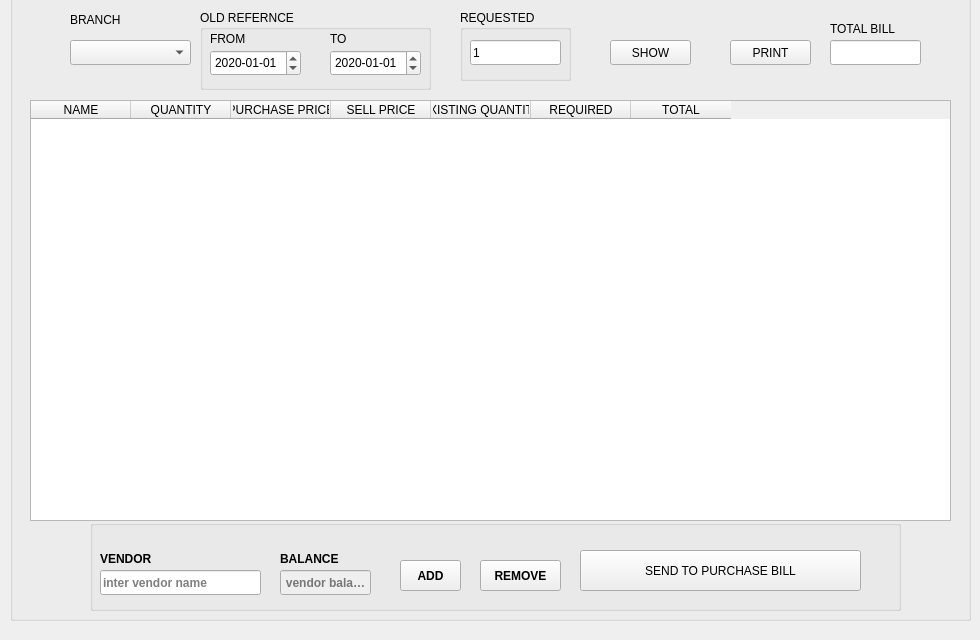
      <widget class="QWidget" name="tab_38">
       <attribute name="title">
        <string>AS SOLD</string>
       </attribute>
       <widget class="QGroupBox" name="groupBox_42">
        <property name="geometry">
         <rect>
          <x>10</x>
          <y>-10</y>
          <width>961</width>
          <height>631</height>
         </rect>
        </property>
        <property name="title">
         <string/>
        </property>
        <widget class="QPushButton" name="pushButton_101">
         <property name="geometry">
          <rect>
           <x>600</x>
           <y>50</y>
           <width>81</width>
           <height>25</height>
          </rect>
         </property>
         <property name="text">
          <string>SHOW</string>
         </property>
        </widget>
        <widget class="QComboBox" name="comboBox_46">
         <property name="geometry">
          <rect>
           <x>60</x>
           <y>50</y>
           <width>121</width>
           <height>25</height>
          </rect>
         </property>
        </widget>
        <widget class="QLabel" name="label_210">
         <property name="geometry">
          <rect>
           <x>60</x>
           <y>20</y>
           <width>111</width>
           <height>20</height>
          </rect>
         </property>
         <property name="text">
          <string>BRANCH</string>
         </property>
        </widget>
        <widget class="QTableWidget" name="tableWidget_24">
         <property name="geometry">
          <rect>
           <x>20</x>
           <y>110</y>
           <width>921</width>
           <height>421</height>
          </rect>
         </property>
         <column>
          <property name="text">
           <string>NAME</string>
          </property>
         </column>
         <column>
          <property name="text">
           <string>QUANTITY</string>
          </property>
         </column>
         <column>
          <property name="text">
           <string>PURCHASE PRICE</string>
          </property>
         </column>
         <column>
          <property name="text">
           <string>SELL PRICE</string>
          </property>
         </column>
         <column>
          <property name="text">
           <string>EXISTING QUANTITY</string>
          </property>
         </column>
         <column>
          <property name="text">
           <string>REQUIRED</string>
          </property>
         </column>
         <column>
          <property name="text">
           <string>TOTAL</string>
          </property>
         </column>
        </widget>
        <widget class="QGroupBox" name="groupBox_43">
         <property name="geometry">
          <rect>
           <x>190</x>
           <y>20</y>
           <width>231</width>
           <height>80</height>
          </rect>
         </property>
         <property name="title">
          <string>OLD REFERNCE</string>
         </property>
         <widget class="QDateEdit" name="dateEdit_13">
          <property name="geometry">
           <rect>
            <x>10</x>
            <y>40</y>
            <width>91</width>
            <height>26</height>
           </rect>
          </property>
          <property name="displayFormat">
           <string>yyyy-MM-dd</string>
          </property>
          <property name="date">
           <date>
            <year>2020</year>
            <month>1</month>
            <day>1</day>
           </date>
          </property>
         </widget>
         <widget class="QLabel" name="label_209">
          <property name="geometry">
           <rect>
            <x>10</x>
            <y>20</y>
            <width>67</width>
            <height>17</height>
           </rect>
          </property>
          <property name="text">
           <string>FROM</string>
          </property>
         </widget>
         <widget class="QDateEdit" name="dateEdit_34">
          <property name="geometry">
           <rect>
            <x>130</x>
            <y>40</y>
            <width>91</width>
            <height>26</height>
           </rect>
          </property>
          <property name="displayFormat">
           <string>yyyy-MM-dd</string>
          </property>
          <property name="date">
           <date>
            <year>2020</year>
            <month>1</month>
            <day>1</day>
           </date>
          </property>
         </widget>
         <widget class="QLabel" name="label_208">
          <property name="geometry">
           <rect>
            <x>130</x>
            <y>20</y>
            <width>67</width>
            <height>17</height>
           </rect>
          </property>
          <property name="text">
           <string>TO</string>
          </property>
         </widget>
        </widget>
        <widget class="QGroupBox" name="groupBox_44">
         <property name="geometry">
          <rect>
           <x>450</x>
           <y>20</y>
           <width>111</width>
           <height>71</height>
          </rect>
         </property>
         <property name="title">
          <string>REQUESTED </string>
         </property>
         <widget class="QLineEdit" name="lineEdit_126">
          <property name="geometry">
           <rect>
            <x>10</x>
            <y>30</y>
            <width>91</width>
            <height>25</height>
           </rect>
          </property>
          <property name="text">
           <string>1</string>
          </property>
         </widget>
        </widget>
        <widget class="QLineEdit" name="lineEdit_127">
         <property name="geometry">
          <rect>
           <x>820</x>
           <y>50</y>
           <width>91</width>
           <height>25</height>
          </rect>
         </property>
        </widget>
        <widget class="QLabel" name="label_211">
         <property name="geometry">
          <rect>
           <x>820</x>
           <y>30</y>
           <width>91</width>
           <height>17</height>
          </rect>
         </property>
         <property name="text">
          <string>TOTAL BILL</string>
         </property>
        </widget>
        <widget class="QGroupBox" name="groupBox_45">
         <property name="enabled">
          <bool>true</bool>
         </property>
         <property name="geometry">
          <rect>
           <x>80</x>
           <y>530</y>
           <width>811</width>
           <height>91</height>
          </rect>
         </property>
         <property name="title">
          <string/>
         </property>
         <widget class="QLineEdit" name="lineEdit_130">
          <property name="geometry">
           <rect>
            <x>10</x>
            <y>50</y>
            <width>161</width>
            <height>25</height>
           </rect>
          </property>
          <property name="font">
           <font>
            <weight>75</weight>
            <bold>true</bold>
           </font>
          </property>
          <property name="placeholderText">
           <string>inter vendor name</string>
          </property>
         </widget>
         <widget class="QLabel" name="label_214">
          <property name="geometry">
           <rect>
            <x>10</x>
            <y>30</y>
            <width>81</width>
            <height>17</height>
           </rect>
          </property>
          <property name="font">
           <font>
            <weight>75</weight>
            <bold>true</bold>
           </font>
          </property>
          <property name="text">
           <string>VENDOR</string>
          </property>
         </widget>
         <widget class="QLineEdit" name="lineEdit_131">
          <property name="enabled">
           <bool>false</bool>
          </property>
          <property name="geometry">
           <rect>
            <x>190</x>
            <y>50</y>
            <width>91</width>
            <height>25</height>
           </rect>
          </property>
          <property name="font">
           <font>
            <weight>75</weight>
            <bold>true</bold>
           </font>
          </property>
          <property name="alignment">
           <set>Qt::AlignCenter</set>
          </property>
          <property name="placeholderText">
           <string>vendor balance</string>
          </property>
         </widget>
         <widget class="QLabel" name="label_215">
          <property name="geometry">
           <rect>
            <x>190</x>
            <y>30</y>
            <width>81</width>
            <height>17</height>
           </rect>
          </property>
          <property name="font">
           <font>
            <weight>75</weight>
            <bold>true</bold>
           </font>
          </property>
          <property name="text">
           <string>BALANCE</string>
          </property>
         </widget>
         <widget class="QPushButton" name="pushButton_105">
          <property name="geometry">
           <rect>
            <x>310</x>
            <y>40</y>
            <width>61</width>
            <height>31</height>
           </rect>
          </property>
          <property name="font">
           <font>
            <weight>75</weight>
            <bold>true</bold>
           </font>
          </property>
          <property name="text">
           <string>ADD</string>
          </property>
         </widget>
         <widget class="QPushButton" name="pushButton_106">
          <property name="geometry">
           <rect>
            <x>390</x>
            <y>40</y>
            <width>81</width>
            <height>31</height>
           </rect>
          </property>
          <property name="font">
           <font>
            <weight>75</weight>
            <bold>true</bold>
           </font>
          </property>
          <property name="text">
           <string>REMOVE</string>
          </property>
         </widget>
         <widget class="QPushButton" name="pushButton_102">
          <property name="enabled">
           <bool>true</bool>
          </property>
          <property name="geometry">
           <rect>
            <x>490</x>
            <y>30</y>
            <width>281</width>
            <height>41</height>
           </rect>
          </property>
          <property name="text">
           <string>SEND TO PURCHASE BILL</string>
          </property>
         </widget>
        </widget>
        <widget class="QPushButton" name="pushButton_110">
         <property name="geometry">
          <rect>
           <x>720</x>
           <y>50</y>
           <width>81</width>
           <height>25</height>
          </rect>
         </property>
         <property name="text">
          <string>PRINT</string>
         </property>
        </widget>
       </widget>
      </widget>
